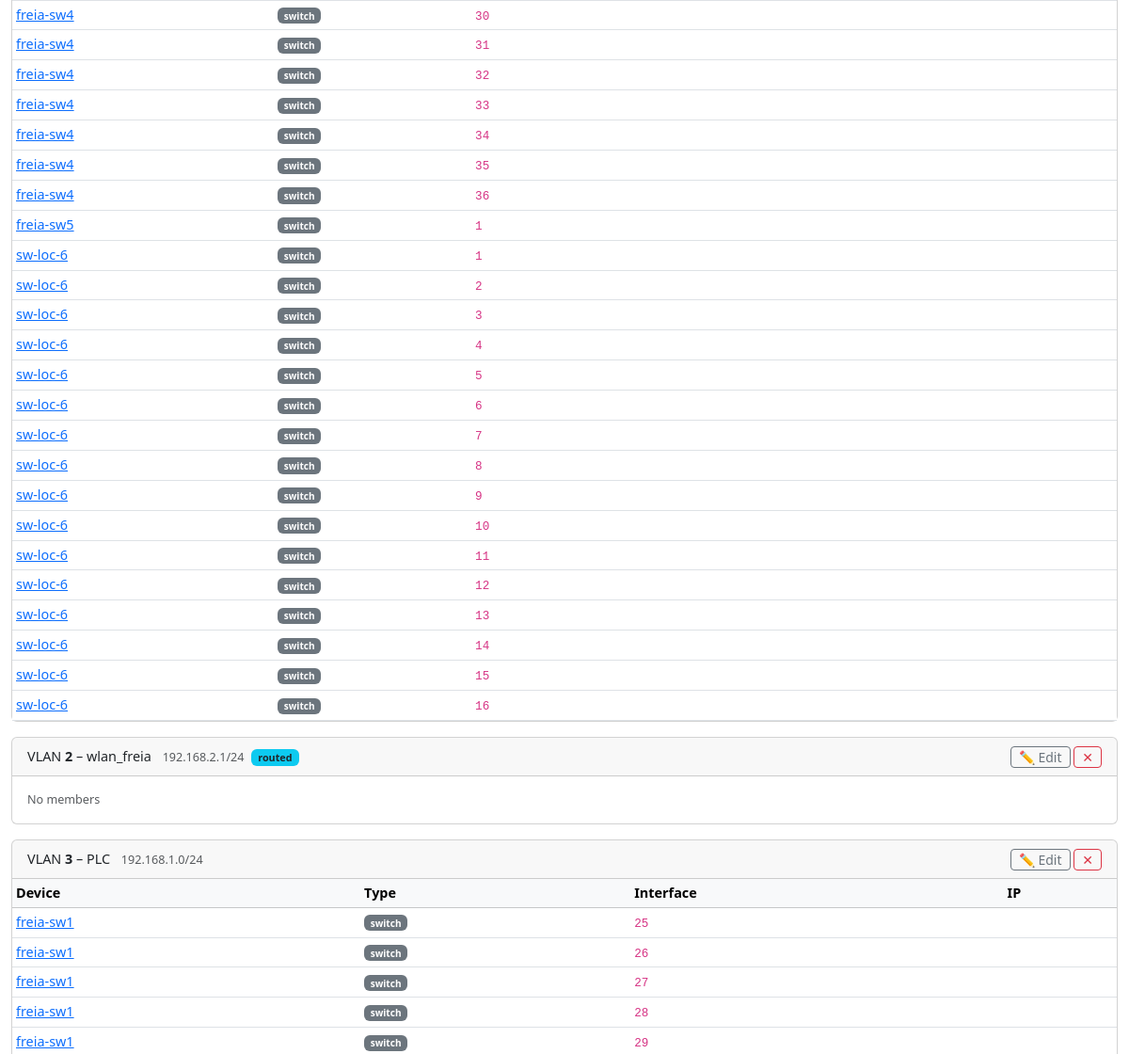
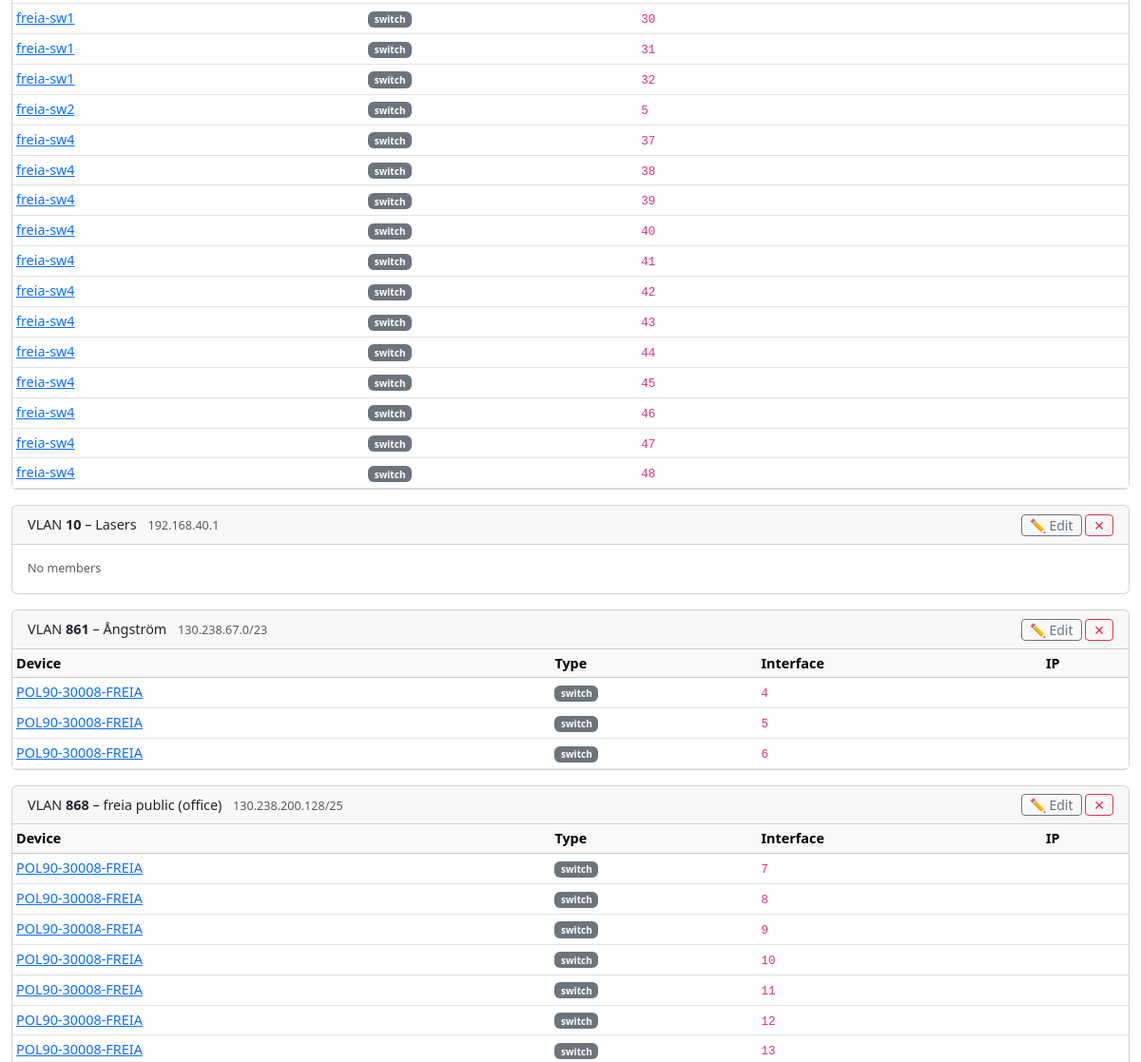
Page /vlans (middle part) on the earlier database version (2 pictures, top to bottom).
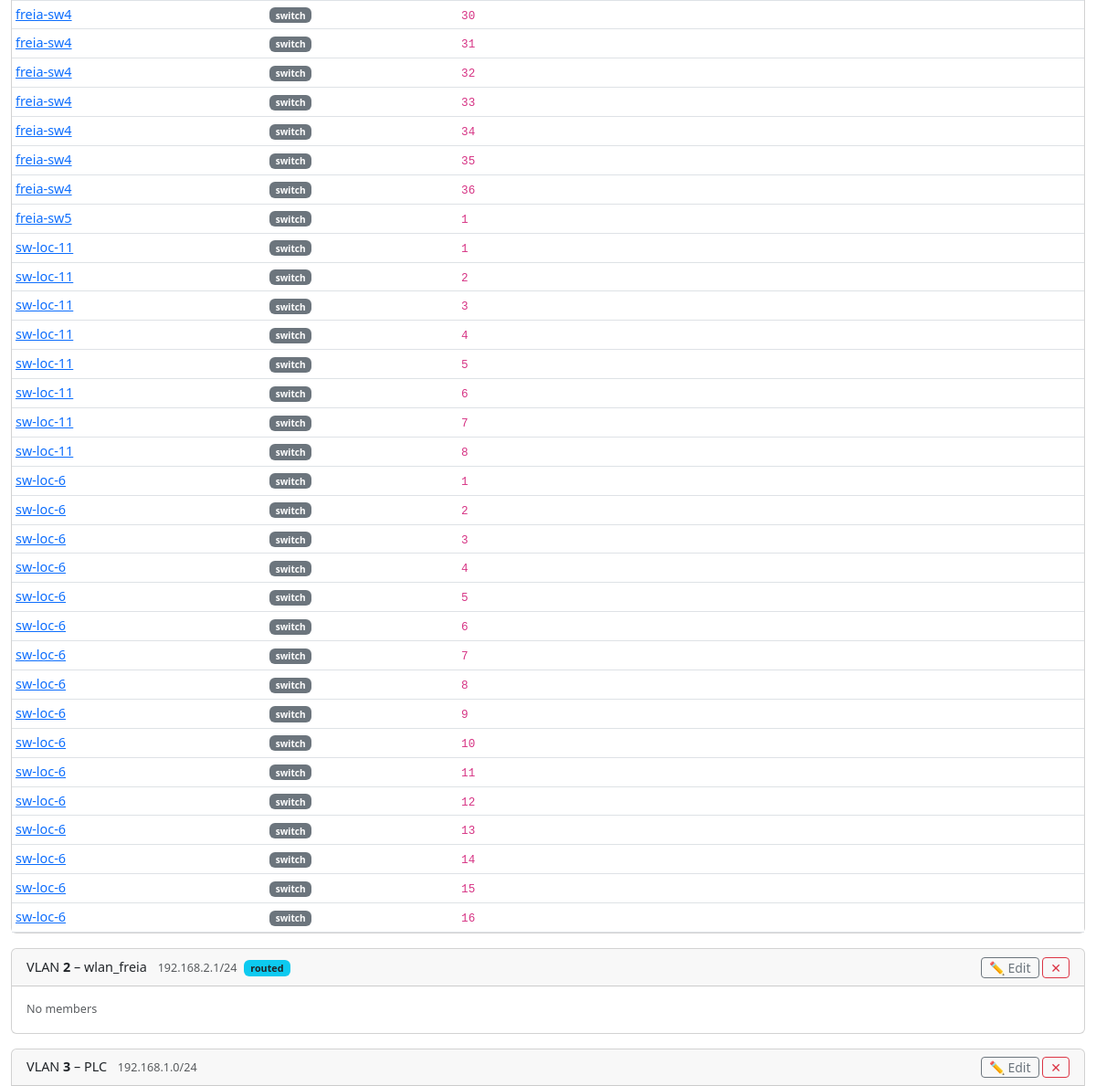
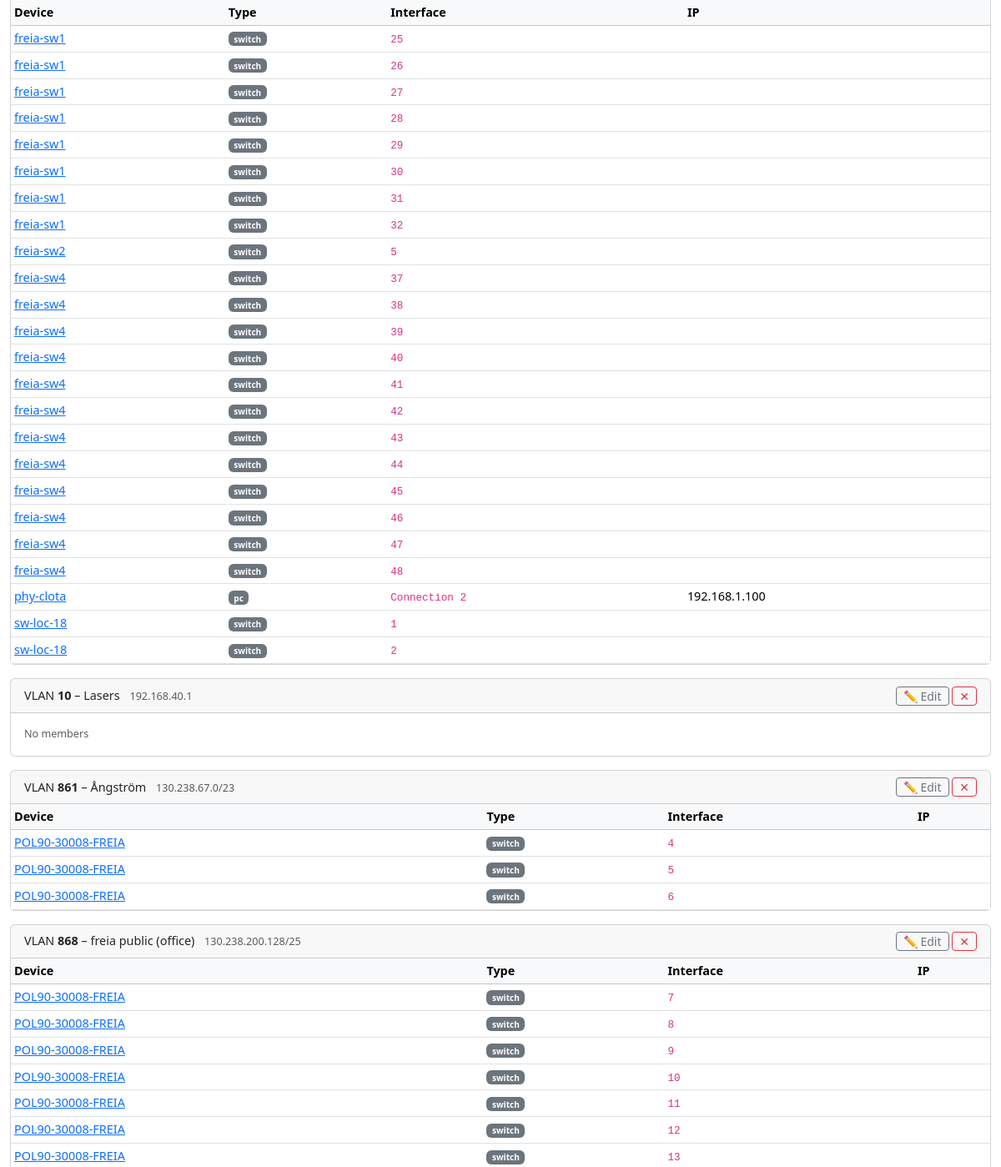
Same page on the later database version (2 pictures, top to bottom).
### tables this page shows
CREATE TABLE iface (
    id INTEGER PRIMARY KEY,
    device_id INTEGER NOT NULL REFERENCES device(id) ON DELETE CASCADE,
    name TEXT NOT NULL,                 -- 'eth0','eno5','br0' for NICs; '24','C02-11A-13','P2' for ports
    kind TEXT NOT NULL CHECK(kind IN ('nic','port')),
    mac TEXT,                           -- validate format if present
    ip TEXT,
    prefix INTEGER,
    vlan_id INTEGER,
    notes TEXT, mode TEXT NOT NULL DEFAULT 'access', ip_mode TEXT DEFAULT 'static',  
    UNIQUE(device_id, name)
);

CREATE TABLE "device" (
    id INTEGER PRIMARY KEY,
    hostname TEXT UNIQUE,
    kind TEXT NOT NULL,
    vendor_model TEXT,
    os TEXT,
    serial TEXT,
    location_id INTEGER REFERENCES location(id),
    owner TEXT,
    purpose TEXT,
    status TEXT NOT NULL DEFAULT 'active' CHECK(status IN (
        'active','spare','loan','disconnected','retired','planned'
    )),
    notes TEXT,
    vm_host_id INTEGER REFERENCES device(id)
);

CREATE TABLE vlan (
    id INTEGER PRIMARY KEY,
    name TEXT,
    vid INTEGER UNIQUE,
    subnet TEXT,
    routing_enabled INTEGER DEFAULT 0
);

### app.py (the view)
@app.route('/vlans')
def vlans():
    vlan_list = query("SELECT * FROM vlan ORDER BY vid")
    members = {}
    for v in vlan_list:
        members[v['vid']] = query("""
            SELECT d.hostname, d.kind, d.id as dev_id, i.name as iface_name, i.ip
            FROM iface i JOIN device d ON d.id=i.device_id
            WHERE i.vlan_id=? ORDER BY d.hostname
        """, (v['id'],))
    return render_template('vlans.html', vlans=vlan_list, members=members)

### app.py (called while the page is built)
def get_db():
    db = getattr(g, '_database', None)
    if db is None:
        db = g._database = sqlite3.connect(LABNET_PATH)
        db.row_factory = sqlite3.Row
        db.execute('PRAGMA foreign_keys = ON')
    return db

def query(sql, args=(), one=False):
    cur = get_db().execute(sql, args)
    rv = cur.fetchall()
    return (rv[0] if rv else None) if one else rv

### templates/vlans.html (shortened to what this page needs)
{% extends "base.html" %}
{% block content %}
{% for vlan in vlans %}
<div class="card mb-3">
  <div class="card-header d-flex justify-content-between align-items-center">
    <span>
      VLAN <strong>{{ vlan['vid'] }}</strong>
      {% if vlan['name'] %} – {{ vlan['name'] }}{% endif %}
      {% if vlan['subnet'] %}<span class="text-muted small ms-2">{{ vlan['subnet'] }}</span>{% endif %}
      {% if vlan['routing_enabled'] %}
        <span class="badge bg-info text-dark ms-1 small">routed</span>
      {% endif %}
    </span>
    <span>
      <button class="btn btn-sm btn-outline-secondary py-0" type="button"
              data-bs-toggle="collapse" data-bs-target="#editVlan{{ vlan['id'] }}">
        ✏ Edit
      </button>
      <form method="post" action="/vlans/{{ vlan['id'] }}/delete"
            class="d-inline"
            onsubmit="return confirm('Delete VLAN {{ vlan['vid'] }}?')">
        <button type="submit" class="btn btn-sm btn-outline-danger py-0">✕</button>
      </form>
    </span>
  </div>
  {% set mems = members[vlan['vid']] %}
  {% if mems %}
  <div class="table-responsive">
    <table class="table table-sm mb-0">
      <thead class="table-light">
        <tr><th>Device</th><th>Type</th><th>Interface</th><th>IP</th></tr>
      </thead>
      <tbody>
        {% for m in mems %}
        <tr>
          <td><a href="/device/{{ m['dev_id'] }}">{{ m['hostname'] }}</a></td>
          <td><span class="badge bg-secondary kind-badge">{{ m['kind'] }}</span></td>
          <td><code>{{ m['iface_name'] }}</code></td>
          <td>{{ m['ip'] or '' }}</td>
        </tr>
        {% endfor %}
      </tbody>
    </table>
  </div>
  {% else %}
  <div class="card-body text-muted small">No members</div>
  {% endif %}
</div>
{% endfor %}
{% endblock %}

### templates/base.html (shortened to what this page needs)
<!doctype html>
<html lang="en">
<head>
  <link href="https://cdn.jsdelivr.net/npm/bootstrap@5.3.3/dist/css/bootstrap.min.css" rel="stylesheet">
</head>
<body>
<div class="container-fluid py-3">
  {% block content %}{% endblock %}
</div>
</body>
</html>

### templates/base.html (style rules this page uses)
body { font-size: .9rem; }

Differences in the rows shown:
changed vlan (number 1 of 6 on the later page): gains iface (hostname "sw-loc-11", kind "switch", iface_name "1"); gains iface (hostname "sw-loc-11", kind "switch", iface_name "2"); gains iface (hostname "sw-loc-11", kind "switch", iface_name "3"); gains iface (hostname "sw-loc-11", kind "switch", iface_name "4"); gains iface (hostname "sw-loc-11", kind "switch", iface_name "5"); gains iface (hostname "sw-loc-11", kind "switch", iface_name "6"); gains iface (hostname "sw-loc-11", kind "switch", iface_name "7"); gains iface (hostname "sw-loc-11", kind "switch", iface_name "8")
added iface: hostname "phy-clota", kind "pc", iface_name "Connection 2", ip "192.168.1.100", shown under vlan "PLC"
added iface: hostname "sw-loc-18", kind "switch", iface_name "1", shown under vlan "PLC"
added iface: hostname "sw-loc-18", kind "switch", iface_name "2", shown under vlan "PLC"
